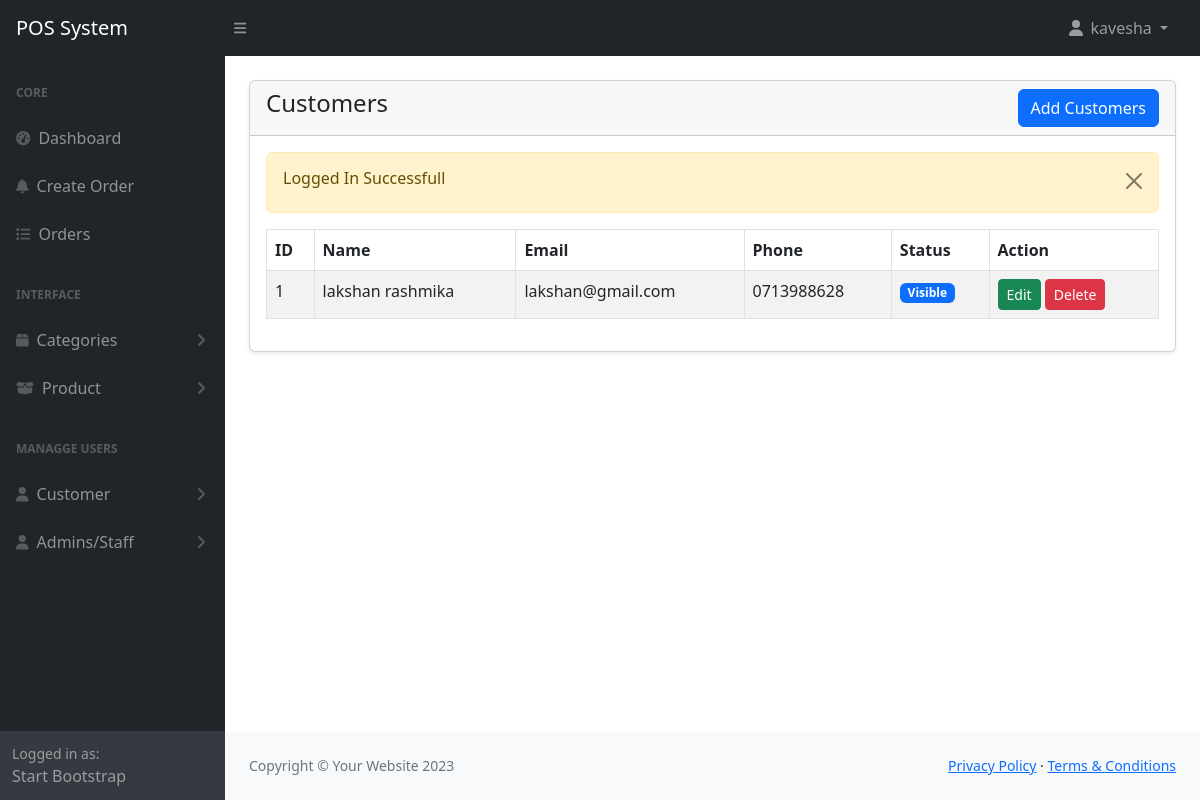
Screenshot of /admin/customers.php (signed in) with the database file from the repository.
### tables this page shows
CREATE TABLE `customers` (
  `id` int(11) NOT NULL,
  `name` varchar(225) NOT NULL,
  `email` varchar(255) DEFAULT NULL,
  `phone` varchar(255) DEFAULT NULL,
  `status` tinyint(1) NOT NULL DEFAULT 0 COMMENT '0=visible,1=hidden',
  `created_at` date NOT NULL DEFAULT current_timestamp()
);

### admin/customers.php (the view, shortened to what this page needs)
<?php include('includes/header.php'); ?>
<div class="container-fluid px-4 ">
    <div class="card mt-4 shadow-sm">
        <div class="card-header">
            <h4 class="mb-0">Customers
                <a href="customers-create.php" class="btn btn-primary float-end">Add Customers</a>
            </h4>
        </div>
        <div class="card-body">
            <?php
            $customers = getAll('customers');
            if(mysqli_num_rows($customers) > 0)
            {
            ?>
            <div class="table-responsive">
                <table class="table table-striped table-bordered">
                    <thead>
                        <tr>
                            <th>ID</th>
                            <th>Name</th>
                            <th>Email</th>
                            <th>Phone</th>
                            <th>Status</th>
                            <th>Action</th>
                        </tr>
                    </thead>
                    <tbody>
                        <?php foreach($customers as $item) : ?>
                        <tr>
                            <td><?=$item['id'] ?></td>
                            <td><?=$item['name'] ?></td>
                            <td><?=$item['email'] ?></td>
                            <td><?=$item['phone'] ?></td>
                            <td>
                                <?php
                                    if($item['status'] == 1){
                                        echo '<span class="badge bg-danger">Hidden</span>';
                                    }else{
                                        echo '<span class="badge bg-primary">Visible</span>';
                                    }
                                ?>
                            </td>
                            <td>
                                <a href="customers-edit.php?id=<?= $item['id']; ?> " class="btn btn-success btn-sm">Edit</a>
                                <a href="customers-delete.php?id=<?= $item['id']; ?>"
                                    class="btn btn-danger btn-sm"
                                onclick = "return confirm('Are you aure your went to delete this data?')"
                                >
                                    Delete
                                </a>
                            </td>
                        </tr>
                        <?php endforeach;?>
                    </tbody>
                </table>
            </div>
            <?php
            }else
            {
                ?>
                <tr>
                    <h4 class="mb-0">No Record found</h4>
                </tr>
                <?php
            }
            ?>
        </div>
    </div>
</div>
<?php include('includes/footer.php'); ?>

### rows the page displays
customers: id "1", name "lakshan rashmika", email "lakshan@gmail.com", phone "0713988628", status "Visible"

### other values shown
$_SESSION['loggedInUser']['name'] "kavesha"
$_SESSION['status'] "Logged In Successfull"
